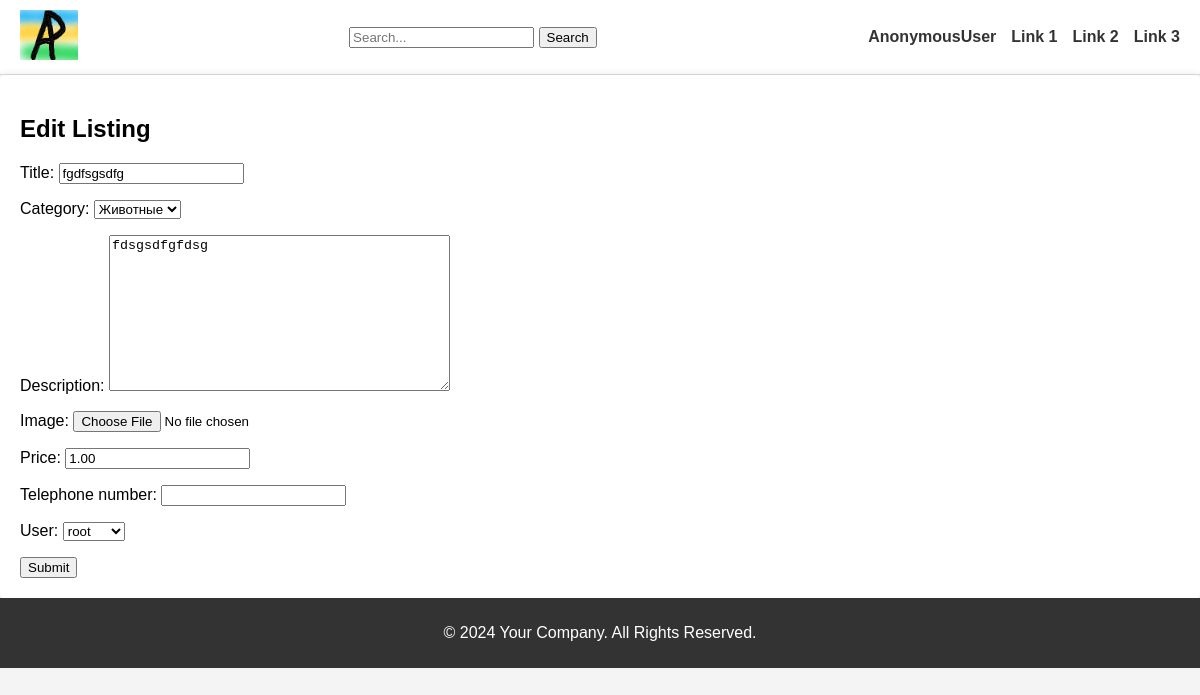
Page /edit/fgdfsgsdfg/ on the committed database.
### listings/models.py (models this page shows, shortened)
class Listing(models.Model):
    user = models.ForeignKey(User, on_delete=models.CASCADE)
    title = models.CharField(max_length=255)
    description = models.TextField()
    image = models.ImageField(upload_to='listings/', null=True, default=None, blank=True)
    price = models.DecimalField(max_digits=10, decimal_places=2)
    category = models.ForeignKey(Category, on_delete=models.SET_NULL, null=True)
    created_at = models.DateTimeField(auto_now_add=True)
    updated_at = models.DateTimeField(auto_now=True)
    telephone_number = models.CharField(max_length=20, null=True)
    slug = models.SlugField(null=True,default=None, blank=True, unique=True)

### listings/views.py (the view, shortened to what this page needs)
# urls.py: path('edit/<slug:lis_slug>/', ListingEditView.as_view(), name='edit'),
class ListingEditView(View):
    def get(self, request, lis_slug):
        listing = get_object_or_404(Listing, slug=lis_slug)
        form = ListingForm(instance=listing)
        return render(request, 'listings/lis_form.html', {'form': form})

### listings/forms.py
class ListingForm(forms.ModelForm):
    class Meta:
        model = Listing
        fields = ['title','category', 'description', 'image', 'price', 'telephone_number', 'user']

### listings/models.py (called while the page is built)
    def __str__(self) -> str:
        return self.name

### templates/listings/lis_form.html (shortened to what this page needs)
{% extends "base.html" %}
{% block content %}
    <h2>{% if form.instance.pk %}Edit Listing{% else %}Create Listing{% endif %}</h2>
    <form action="" method="post" enctype="multipart/form-data">
        {{ form.as_p }}
        <button type="submit" class="submit-button">Submit</button>
    </form>
{% endblock %}

### static/css/style.css (style rules this page uses)
body { font-family: Arial, sans-serif; background-color: #f4f4f4; margin: 0; padding: 0; }

### rows in the picture
Listing: title "fgdfsgsdfg", category "Животные", description "fdsgsdfgfdsg", price "1.00", user "root"

### other values in the picture
{{ request.user }} "AnonymousUser"
